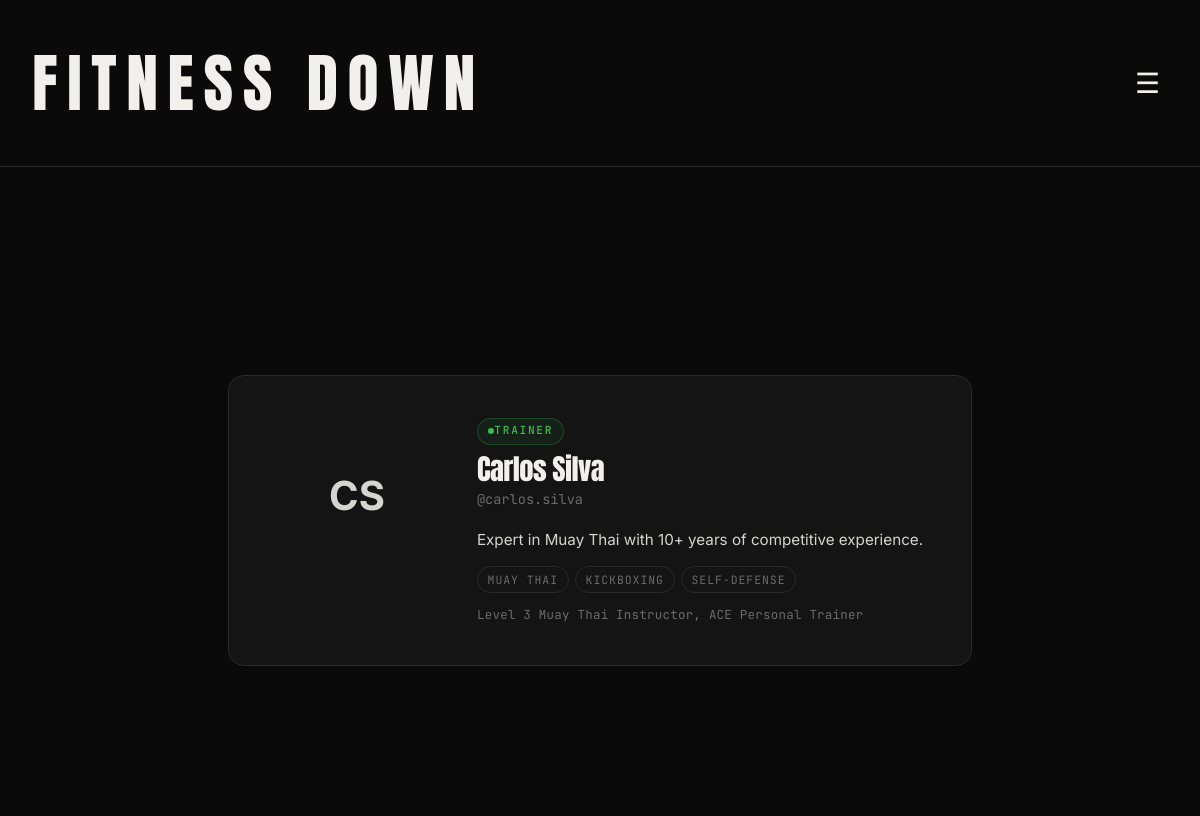
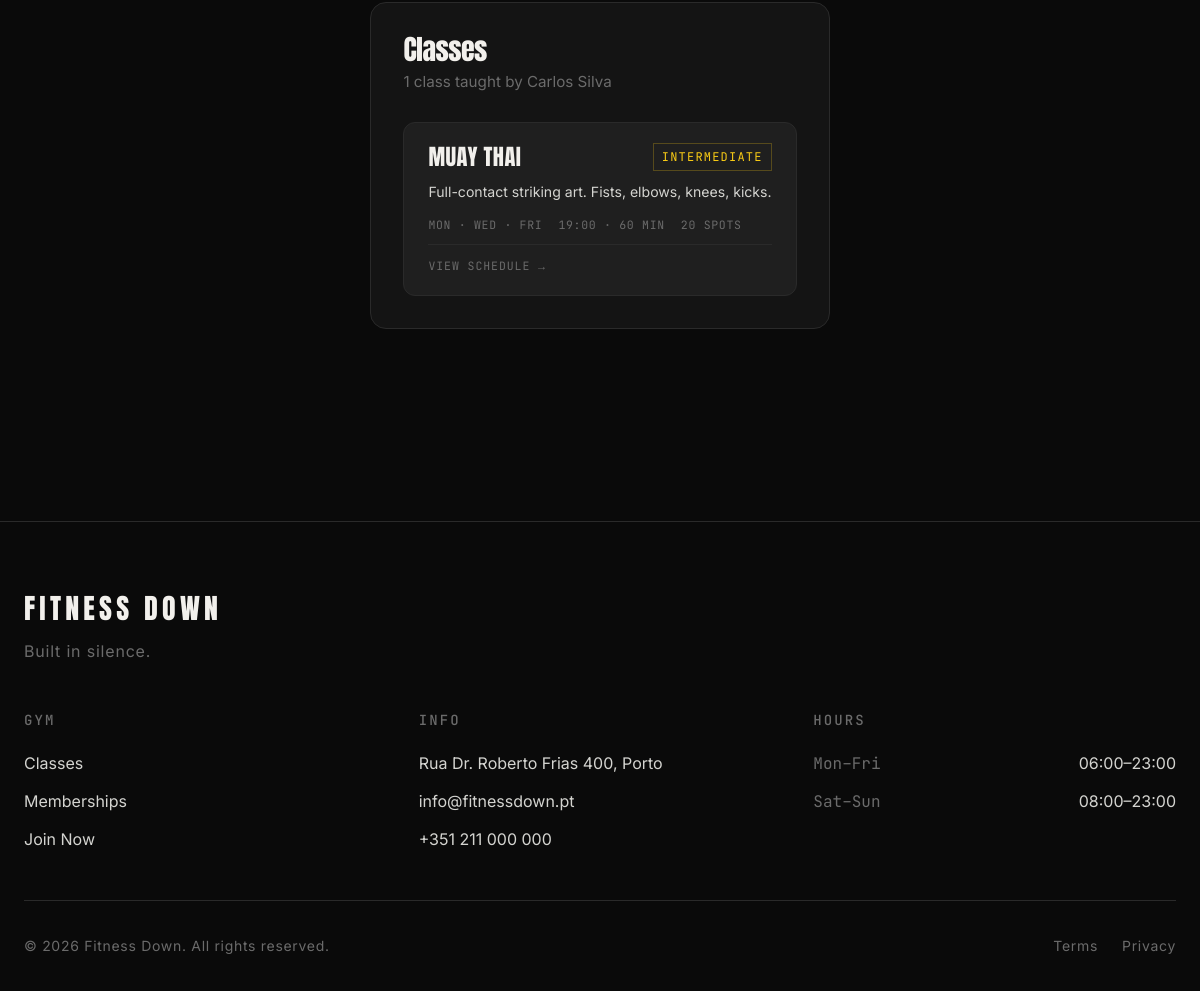
The page /trainer.php?id=1 on the database its author committed (2 pictures, top to bottom).
### tables this page shows
CREATE TABLE users (
    id INTEGER PRIMARY KEY AUTOINCREMENT,
    name TEXT NOT NULL,
    email TEXT NOT NULL UNIQUE,
    username TEXT NOT NULL UNIQUE,
    password_hash TEXT NOT NULL,
    profile_photo TEXT,
    role TEXT NOT NULL CHECK (role IN ('member', 'trainer', 'admin')),
    created_at TEXT NOT NULL DEFAULT CURRENT_TIMESTAMP,
    is_active INTEGER NOT NULL DEFAULT 1
);

CREATE TABLE trainer_profiles(
    user_id INTEGER PRIMARY KEY,
    bio TEXT,
    specializations TEXT,
    certifications TEXT,
    FOREIGN KEY (user_id) REFERENCES users(id) ON DELETE CASCADE
);

CREATE TABLE classes(
    id INTEGER PRIMARY KEY AUTOINCREMENT,
    trainer_id INTEGER NOT NULL,
    name TEXT NOT NULL, --this name will be the type of class
    description TEXT,
    difficulty TEXT NOT NULL CHECK (difficulty IN('beginner', 'intermediate', 'advanced')),
    duration_minutes INTEGER NOT NULL,
    capacity INTEGER NOT NULL,
    photo TEXT,
    is_active INTEGER NOT NULL DEFAULT 1,
    FOREIGN KEY (trainer_id) REFERENCES users(id) ON DELETE RESTRICT
);

CREATE TABLE sessions(
    id INTEGER PRIMARY KEY AUTOINCREMENT,
    class_id INTEGER NOT NULL,
    day_of_week TEXT NOT NULL CHECK (day_of_week IN ('monday','tuesday','wednesday','thursday','friday','saturday','sunday')),
    start_time TEXT NOT NULL,
    duration_minutes INTEGER NOT NULL CHECK (duration_minutes > 0),
    status TEXT NOT NULL DEFAULT 'scheduled' CHECK (status IN ('scheduled', 'completed', 'cancelled')),
    notes TEXT,
    FOREIGN KEY (class_id) REFERENCES classes(id) ON DELETE CASCADE
);

### includes/helper.php (called while the page is built, shortened)
<?php
function e(string $val): string {
    return htmlspecialchars($val, ENT_QUOTES | ENT_SUBSTITUTE, 'UTF-8');
}

### trainer.php (the view, shortened to what this page needs)
<?php
$trainer_id = isset($_GET['id']) ? (int)$_GET['id'] : 0;
$pdo = get_db();
$stmt = $pdo->prepare("
    SELECT id, name, username, profile_photo, role, is_active
    FROM users
    WHERE id = ? AND role = 'trainer' AND is_active = 1
");
$stmt->execute([$trainer_id]);
$trainer = $stmt->fetch();
$stmt = $pdo->prepare("SELECT bio, specializations, certifications FROM trainer_profiles WHERE user_id = ?");
$stmt->execute([$trainer_id]);
$profile = $stmt->fetch() ?: ['bio' => null, 'specializations' => null, 'certifications' => null];
$stmt = $pdo->prepare("
    SELECT c.id, c.name, c.description, c.difficulty, c.duration_minutes, c.capacity
    FROM classes c
    WHERE c.trainer_id = ? AND c.is_active = 1
    ORDER BY c.name
");
$stmt->execute([$trainer_id]);
$classes = $stmt->fetchAll();
$class_ids = array_column($classes, 'id');
$sessions_by_class = [];
if (!empty($class_ids)) {
    $placeholders = implode(',', array_fill(0, count($class_ids), '?'));
    $stmt = $pdo->prepare("
        SELECT s.class_id, s.day_of_week, s.start_time
        FROM sessions s
        WHERE s.class_id IN ($placeholders)
        ORDER BY CASE s.day_of_week
            WHEN 'monday'    THEN 1 WHEN 'tuesday'   THEN 2 WHEN 'wednesday' THEN 3
            WHEN 'thursday'  THEN 4 WHEN 'friday'    THEN 5 WHEN 'saturday'  THEN 6
            WHEN 'sunday'    THEN 7 END, s.start_time
    ");
    $stmt->execute($class_ids);
    foreach ($stmt->fetchAll() as $s) {
        $sessions_by_class[$s['class_id']][] = $s;
    }
}
$day_abbr = [
    'monday' => 'Mon', 'tuesday' => 'Tue', 'wednesday' => 'Wed',
    'thursday' => 'Thu', 'friday' => 'Fri', 'saturday' => 'Sat', 'sunday' => 'Sun',
];
$difficulty_map = [
    'beginner'     => ['class' => 'easy', 'label' => 'All levels'],
    'intermediate' => ['class' => 'mid',  'label' => 'Intermediate'],
    'advanced'     => ['class' => 'hard', 'label' => 'Advanced'],
];
$initials = implode('', array_map(
    fn($p) => strtoupper($p[0] ?? ''),
    array_filter(explode(' ', $trainer['name']))
)) ?: 'T';
include __DIR__ . '/includes/header.php';
?>
<main class="trainer-public">
    <section class="tp-hero">
        <div class="tp-card">
            <div class="profile-avatar">
                <?php if ($trainer['profile_photo']): ?>
                    <img src="<?= e($trainer['profile_photo']) ?>" alt="<?= e($trainer['name']) ?>">
                <?php else: ?>
                    <span><?= e($initials) ?></span>
                <?php endif; ?>
            </div>
            <div class="tp-card__body">
                <span class="profile-role-badge profile-role-badge--trainer">Trainer</span>
                <h1 class="tp-card__name"><?= e($trainer['name']) ?></h1>
                <p class="tp-card__username">@<?= e($trainer['username']) ?></p>
                <?php if (!empty($profile['bio'])): ?>
                    <p class="tp-bio"><?= e($profile['bio']) ?></p>
                <?php endif; ?>
                <?php if (!empty($profile['specializations'])): ?>
                    <div class="tp-tags">
                        <?php foreach (array_map('trim', explode(',', $profile['specializations'])) as $tag): ?>
                            <?php if ($tag): ?>
                                <span class="tp-tag"><?= e($tag) ?></span>
                            <?php endif; ?>
                        <?php endforeach; ?>
                    </div>
                <?php endif; ?>
                <?php if (!empty($profile['certifications'])): ?>
                    <p class="tp-certs"><?= e($profile['certifications']) ?></p>
                <?php endif; ?>
            </div>
        </div>
    </section>
    <section class="tp-classes">
        <header class="tp-classes__header">
            <h2>Classes</h2>
            <p><?= count($classes) ?> class<?= count($classes) !== 1 ? 'es' : '' ?> taught by <?= e($trainer['name']) ?></p>
        </header>
        <?php if (empty($classes)): ?>
            <p class="tp-classes__empty">No active classes at the moment.</p>
        <?php else: ?>
            <div class="tp-class-grid">
                <?php foreach ($classes as $cls):
                    $diff     = $difficulty_map[$cls['difficulty']] ?? ['class' => 'easy', 'label' => $cls['difficulty']];
                    $sessions = $sessions_by_class[$cls['id']] ?? [];
                    $days     = array_unique(array_column($sessions, 'day_of_week'));
                    $day_disp = count($days) === 7
                              ? 'Daily'
                              : implode(' · ', array_map(fn($d) => $day_abbr[$d] ?? $d, $days));
                    $first_time = $sessions[0]['start_time'] ?? null;
                ?>
                <div class="tp-class-card">
                    <div class="tp-class-card__top">
                        <h3 class="tp-class-card__name"><?= e($cls['name']) ?></h3>
                        <span class="crow__difficulty crow__difficulty--<?= $diff['class'] ?>"><?= e($diff['label']) ?></span>
                    </div>
                    <?php if (!empty($cls['description'])): ?>
                        <p class="tp-class-card__desc"><?= e($cls['description']) ?></p>
                    <?php endif; ?>
                    <div class="tp-class-card__meta">
                        <?php if ($day_disp): ?>
                            <span class="tp-class-card__days"><?= e($day_disp) ?></span>
                        <?php endif; ?>
                        <?php if ($first_time): ?>
                            <span class="tp-class-card__time"><?= e($first_time) ?> · <?= (int)$cls['duration_minutes'] ?> min</span>
                        <?php endif; ?>
                        <span class="tp-class-card__cap"><?= (int)$cls['capacity'] ?> spots</span>
                    </div>
                    <a href="/classes.php" class="tp-class-card__link">View schedule →</a>
                </div>
                <?php endforeach; ?>
            </div>
        <?php endif; ?>
    </section>
</main>
<?php include __DIR__ . '/includes/footer.php'; ?>

### css/pages/trainer-public.css (style rules this page uses)
.trainer-public { padding: 4rem 1.5rem 6rem; max-width: 1100px; margin: 0 auto; display: grid; gap: 2.5rem; }
.tp-hero { display: grid; }
.tp-card { background: var(--bg-surface); border: 1px solid var(--border); border-radius: 1rem; padding: 2.5rem 3rem; display: flex; gap: 2.5rem; align-items: flex-start; }
.profile-avatar { width: 160px; height: 160px; border-radius: 50%; overflow: hidden; display: grid; place-content: center; flex-shrink: 0; background: var(--bg-muted); color: var(--text-soft); font-size: 2.5rem; font-weight: 700; text-transform: uppercase; }
.tp-card__body { min-width: 0; flex: 1; }
.profile-role-badge { display: inline-block; font-family: var(--font-mono); font-size: 0.7rem; font-weight: 500; letter-spacing: 0.15em; text-transform: uppercase; padding: 0.2rem 0.65rem; border-radius: 2rem; margin-bottom: 0.6rem; }
.profile-role-badge--trainer { background: rgba(46, 160, 67, 0.1); border: 1px solid rgba(46, 160, 67, 0.3); color: #3fb950; }
.tp-card__name { margin: 0; font-size: clamp(1.75rem, 2.4vw, 2.75rem); }
.tp-card__username { margin: 0.3rem 0 0; color: var(--text-muted); font-family: var(--font-mono); font-size: 0.85rem; }
.tp-bio { margin: 1rem 0 0; color: var(--text-soft); font-size: 0.95rem; line-height: 1.65; max-width: 60ch; }
.tp-tags { display: flex; flex-wrap: wrap; gap: 0.4rem; margin-top: 0.9rem; }
.tp-tag { font-family: var(--font-mono); font-size: 0.72rem; text-transform: uppercase; letter-spacing: 0.08em; padding: 0.2rem 0.6rem; border: 1px solid var(--border); border-radius: 2rem; color: var(--text-muted); }
.tp-certs { margin: 0.75rem 0 0; font-family: var(--font-mono); font-size: 0.78rem; color: var(--text-muted); letter-spacing: 0.02em; }
.tp-classes { background: var(--bg-surface); border: 1px solid var(--border); border-radius: 1rem; padding: 2rem; }
.tp-classes__header { margin-bottom: 1.75rem; }
.tp-classes__header h2 { margin: 0 0 0.35rem; font-size: 1.75rem; }
.tp-classes__header p { margin: 0; color: var(--text-muted); font-size: 0.95rem; }
.tp-class-grid { display: grid; grid-template-columns: repeat(auto-fill, minmax(280px, 1fr)); gap: 1rem; }
.tp-class-card { background: var(--bg-elevated); border: 1px solid var(--border); border-radius: 0.75rem; padding: 1.25rem 1.5rem; display: flex; flex-direction: column; gap: 0.6rem; transition: border-color 150ms; }
.tp-class-card__top { display: flex; align-items: center; justify-content: space-between; gap: 0.75rem; }
.tp-class-card__name { margin: 0; font-family: var(--font-display); font-size: 1.4rem; text-transform: uppercase; letter-spacing: 0.02em; line-height: 1; }
.tp-class-card__desc { margin: 0; font-size: 0.88rem; color: var(--text-soft); line-height: 1.55; }
.tp-class-card__meta { display: flex; flex-wrap: wrap; gap: 0.4rem 1rem; margin-top: 0.25rem; }
.tp-class-card__days, .tp-class-card__time, .tp-class-card__cap, .tp-class-card__rating { font-family: var(--font-mono); font-size: 0.72rem; text-transform: uppercase; letter-spacing: 0.06em; color: var(--text-muted); }
.tp-class-card__link { margin-top: auto; padding-top: 0.75rem; font-family: var(--font-mono); font-size: 0.72rem; text-transform: uppercase; letter-spacing: 0.08em; color: var(--text-muted); text-decoration: none; border-top: 1px solid var(--border); transition: color 150ms; }
.crow__difficulty { font-family: var(--font-mono); font-size: 0.75rem; text-transform: uppercase; letter-spacing: 0.1em; padding: 0.2rem 0.5rem; display: inline-block; white-space: nowrap; flex-shrink: 0; }
.crow__difficulty--mid { color: #facc15; border: 1px solid #facc1540; }
@media (min-width: 840px) { .trainer-public { padding-top: 6rem; } }

### css/base/tokens.css (style rules this page uses)
:root { --bg: #0a0a0a; --bg-surface: #141414; --bg-elevated: #1f1f1f; --text: #f2f0ec; --text-soft: #d4d4d0; --text-muted: #6b6b6b; --accent: #8b0000; --accent-hover: #a30f0f; --border: #2a2a2a; --border-strong: #6b6b6b; --font-display: "Anton", sans-serif; --font-body: "Inter", sans-serif; --font-mono: "JetBrains Mono", monospace; --text-sm: 0.875rem; --text-base: 1rem; --content-max: 1400px; }

### css/pages/home.css (style rules this page uses)
main>section { padding: 5rem 1.5rem; max-width: var(--content-max); margin: 0 auto; }
@media (min-width: 48rem) { main>section { padding: 7rem 2rem; } }

### css/pages/classes.css (style rules this page uses)
.crow__difficulty { font-family: var(--font-mono); font-size: 0.875rem; text-transform: uppercase; letter-spacing: 0.1em; padding: 0.2rem 0.5rem; display: inline-block; }
.crow__difficulty--mid { color: #facc15; border: 1px solid #facc1540; }

### rows shown on the page
users: name "CS", name "Carlos Silva", username "carlos.silva"
trainer_profiles: bio "Expert in Muay Thai with 10+ years of competitive experience.", specializations "MUAY THAI", specializations "KICKBOXING", specializations "SELF-DEFENSE", certifications "Level 3 Muay Thai Instructor, ACE Personal Trainer"
classes: name "MUAY THAI", difficulty "INTERMEDIATE", description "Full-contact striking art. Fists, elbows, knees, kicks.", id "MON · WED · FRI", id.start_time "19:00", duration_minutes "60", capacity "20"

### other values the page prints
count($classes) "1"
